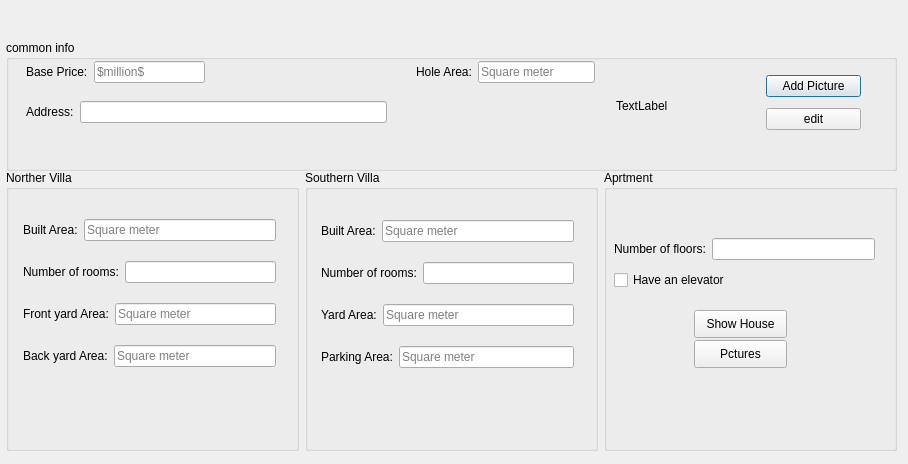
<?xml version="1.0" encoding="UTF-8"?>
<ui version="4.0">
 <class>show_aparteman</class>
 <widget class="QDialog" name="show_aparteman">
  <property name="geometry">
   <rect>
    <x>0</x>
    <y>0</y>
    <width>908</width>
    <height>464</height>
   </rect>
  </property>
  <property name="windowTitle">
   <string>Dialog</string>
  </property>
  <widget class="QGroupBox" name="common_2">
   <property name="geometry">
    <rect>
     <x>6</x>
     <y>40</y>
     <width>891</width>
     <height>131</height>
    </rect>
   </property>
   <property name="title">
    <string>common info</string>
   </property>
   <widget class="QWidget" name="layoutWidget_19">
    <property name="geometry">
     <rect>
      <x>20</x>
      <y>20</y>
      <width>179</width>
      <height>24</height>
     </rect>
    </property>
    <layout class="QHBoxLayout" name="horizontalLayout_33">
     <item>
      <widget class="QLabel" name="label_33">
       <property name="text">
        <string>Base Price:</string>
       </property>
      </widget>
     </item>
     <item>
      <widget class="QLineEdit" name="base_price_le_3">
       <property name="placeholderText">
        <string>$million$</string>
       </property>
      </widget>
     </item>
    </layout>
   </widget>
   <widget class="QWidget" name="layoutWidget_20">
    <property name="geometry">
     <rect>
      <x>410</x>
      <y>20</y>
      <width>179</width>
      <height>24</height>
     </rect>
    </property>
    <layout class="QHBoxLayout" name="horizontalLayout_34">
     <item>
      <widget class="QLabel" name="label_34">
       <property name="text">
        <string>Hole Area:</string>
       </property>
      </widget>
     </item>
     <item>
      <widget class="QLineEdit" name="hole_area_le_3">
       <property name="placeholderText">
        <string>Square meter</string>
       </property>
      </widget>
     </item>
    </layout>
   </widget>
   <widget class="QWidget" name="layoutWidget_21">
    <property name="geometry">
     <rect>
      <x>20</x>
      <y>60</y>
      <width>361</width>
      <height>24</height>
     </rect>
    </property>
    <layout class="QHBoxLayout" name="horizontalLayout_35">
     <item>
      <widget class="QLabel" name="label_36">
       <property name="text">
        <string>Address:</string>
       </property>
      </widget>
     </item>
     <item>
      <widget class="QLineEdit" name="address_le_3">
       <property name="placeholderText">
        <string/>
       </property>
      </widget>
     </item>
    </layout>
   </widget>
   <widget class="QWidget" name="layoutWidget_22">
    <property name="geometry">
     <rect>
      <x>760</x>
      <y>30</y>
      <width>95</width>
      <height>65</height>
     </rect>
    </property>
    <layout class="QVBoxLayout" name="verticalLayout_12">
     <item>
      <widget class="QPushButton" name="add_picture_3">
       <property name="text">
        <string>Add Picture</string>
       </property>
      </widget>
     </item>
     <item>
      <widget class="QPushButton" name="edit_3">
       <property name="text">
        <string>edit</string>
       </property>
      </widget>
     </item>
    </layout>
   </widget>
   <widget class="QLabel" name="image_35">
    <property name="geometry">
     <rect>
      <x>610</x>
      <y>20</y>
      <width>121</width>
      <height>91</height>
     </rect>
    </property>
    <property name="text">
     <string>TextLabel</string>
    </property>
   </widget>
  </widget>
  <widget class="QWidget" name="">
   <property name="geometry">
    <rect>
     <x>6</x>
     <y>170</y>
     <width>891</width>
     <height>281</height>
    </rect>
   </property>
   <layout class="QHBoxLayout" name="horizontalLayout_41">
    <item>
     <widget class="QGroupBox" name="n_villa_gp_2">
      <property name="title">
       <string>Norther Villa</string>
      </property>
      <widget class="QWidget" name="layoutWidget_23">
       <property name="geometry">
        <rect>
         <x>17</x>
         <y>35</y>
         <width>253</width>
         <height>180</height>
        </rect>
       </property>
       <layout class="QVBoxLayout" name="verticalLayout_13">
        <item>
         <layout class="QHBoxLayout" name="horizontalLayout_36">
          <item>
           <widget class="QLabel" name="label_37">
            <property name="text">
             <string>Built Area:</string>
            </property>
           </widget>
          </item>
          <item>
           <widget class="QLineEdit" name="built_area_notrh_3">
            <property name="placeholderText">
             <string>Square meter</string>
            </property>
           </widget>
          </item>
         </layout>
        </item>
        <item>
         <layout class="QHBoxLayout" name="horizontalLayout_37">
          <item>
           <widget class="QLabel" name="label_38">
            <property name="text">
             <string>Number of rooms:</string>
            </property>
           </widget>
          </item>
          <item>
           <widget class="QLineEdit" name="rooms_north_3">
            <property name="placeholderText">
             <string/>
            </property>
           </widget>
          </item>
         </layout>
        </item>
        <item>
         <layout class="QHBoxLayout" name="horizontalLayout_38">
          <item>
           <widget class="QLabel" name="label_39">
            <property name="text">
             <string>Front yard Area:</string>
            </property>
           </widget>
          </item>
          <item>
           <widget class="QLineEdit" name="front_area_north_3">
            <property name="placeholderText">
             <string>Square meter</string>
            </property>
           </widget>
          </item>
         </layout>
        </item>
        <item>
         <layout class="QHBoxLayout" name="horizontalLayout_39">
          <item>
           <widget class="QLabel" name="label_40">
            <property name="text">
             <string>Back yard Area:</string>
            </property>
           </widget>
          </item>
          <item>
           <widget class="QLineEdit" name="back_area_north_3">
            <property name="placeholderText">
             <string>Square meter</string>
            </property>
           </widget>
          </item>
         </layout>
        </item>
       </layout>
      </widget>
     </widget>
    </item>
    <item>
     <widget class="QGroupBox" name="s_villa_gp_2">
      <property name="title">
       <string>Southern Villa</string>
      </property>
      <widget class="QWidget" name="layoutWidget_18">
       <property name="geometry">
        <rect>
         <x>16</x>
         <y>36</y>
         <width>253</width>
         <height>180</height>
        </rect>
       </property>
       <layout class="QVBoxLayout" name="verticalLayout_11">
        <item>
         <layout class="QHBoxLayout" name="horizontalLayout_29">
          <item>
           <widget class="QLabel" name="label_29">
            <property name="text">
             <string>Built Area:</string>
            </property>
           </widget>
          </item>
          <item>
           <widget class="QLineEdit" name="built_area_south_3">
            <property name="placeholderText">
             <string>Square meter</string>
            </property>
           </widget>
          </item>
         </layout>
        </item>
        <item>
         <layout class="QHBoxLayout" name="horizontalLayout_30">
          <item>
           <widget class="QLabel" name="label_30">
            <property name="text">
             <string>Number of rooms:</string>
            </property>
           </widget>
          </item>
          <item>
           <widget class="QLineEdit" name="rooms_south_3">
            <property name="placeholderText">
             <string/>
            </property>
           </widget>
          </item>
         </layout>
        </item>
        <item>
         <layout class="QHBoxLayout" name="horizontalLayout_31">
          <item>
           <widget class="QLabel" name="label_31">
            <property name="text">
             <string>Yard Area:</string>
            </property>
           </widget>
          </item>
          <item>
           <widget class="QLineEdit" name="yard_area_south_3">
            <property name="placeholderText">
             <string>Square meter</string>
            </property>
           </widget>
          </item>
         </layout>
        </item>
        <item>
         <layout class="QHBoxLayout" name="horizontalLayout_32">
          <item>
           <widget class="QLabel" name="label_32">
            <property name="text">
             <string>Parking Area:</string>
            </property>
           </widget>
          </item>
          <item>
           <widget class="QLineEdit" name="parking_area_south_3">
            <property name="placeholderText">
             <string>Square meter</string>
            </property>
           </widget>
          </item>
         </layout>
        </item>
       </layout>
      </widget>
     </widget>
    </item>
    <item>
     <widget class="QGroupBox" name="apartment_gp_2">
      <property name="enabled">
       <bool>true</bool>
      </property>
      <property name="title">
       <string>Aprtment</string>
      </property>
      <widget class="QPushButton" name="add_house_pb_3">
       <property name="geometry">
        <rect>
         <x>90</x>
         <y>140</y>
         <width>93</width>
         <height>28</height>
        </rect>
       </property>
       <property name="text">
        <string>Show House</string>
       </property>
      </widget>
      <widget class="QWidget" name="layoutWidget_24">
       <property name="geometry">
        <rect>
         <x>10</x>
         <y>64</y>
         <width>261</width>
         <height>60</height>
        </rect>
       </property>
       <layout class="QVBoxLayout" name="verticalLayout_14">
        <item>
         <layout class="QHBoxLayout" name="horizontalLayout_40">
          <item>
           <widget class="QLabel" name="label_41">
            <property name="text">
             <string>Number of floors:</string>
            </property>
           </widget>
          </item>
          <item>
           <widget class="QLineEdit" name="floors_ap_3">
            <property name="placeholderText">
             <string/>
            </property>
           </widget>
          </item>
         </layout>
        </item>
        <item>
         <widget class="QCheckBox" name="have_elevator_3">
          <property name="text">
           <string>Have an elevator</string>
          </property>
         </widget>
        </item>
       </layout>
      </widget>
      <widget class="QPushButton" name="ap_pictures">
       <property name="geometry">
        <rect>
         <x>90</x>
         <y>170</y>
         <width>93</width>
         <height>28</height>
        </rect>
       </property>
       <property name="text">
        <string>Pctures</string>
       </property>
      </widget>
     </widget>
    </item>
   </layout>
  </widget>
 </widget>
 <resources/>
 <connections/>
</ui>
